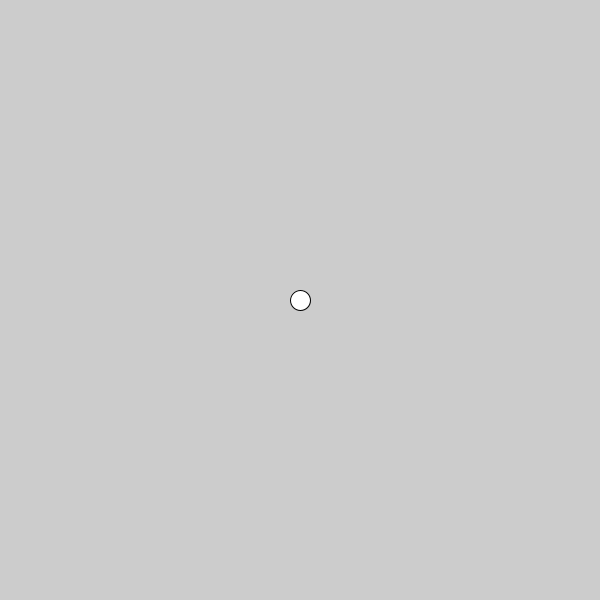
Frame 1 (no input)
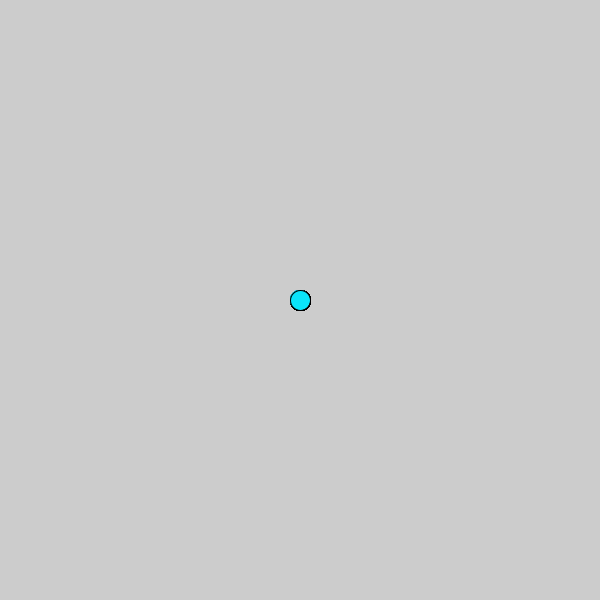
Frame 60 (the mouse pressed at the canvas centre just before this capture)
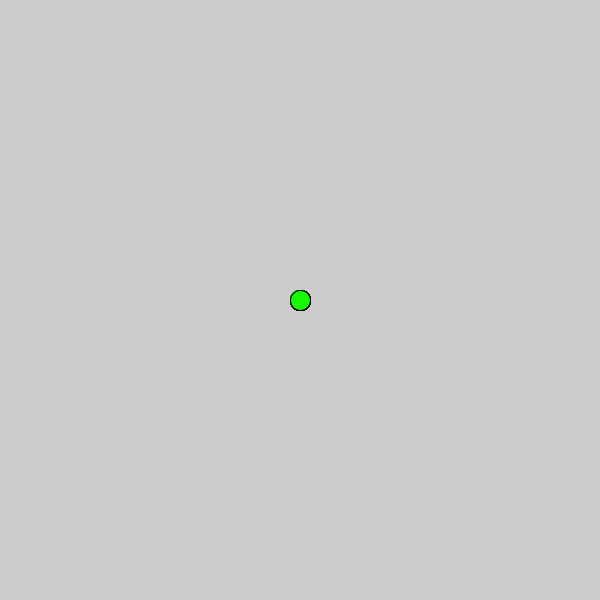
Frame 120 (the mouse held since frame 60 and released just before this capture)

The Processing sketch that drew these frames (run headless with seeded random() and noise(); from frame 60 on, the mouse is pressed at the canvas centre):

// Processing sketch: c_LogicalDot
// ── c_LogicalDot.pde

void setup() {
  
// 1. Set the size of the sketch. Make it 600 pixels square. 
  size(600, 600);

}

void draw() {
  
// 2. Draw an ellipse
// Run the program to make sure it works before moving on.
ellipse(300, 300, 20, 20);

// 3. Change the color of the ellipse when the mouse is pressed.
//    Use the following code, but put your colors where indicated
//    Remember to use the   fill()  command to set colors.

if (mousePressed) {
 
   //  put one color here 
  fill(#18FA05);
} else {
  
   // put a different color here
  fill(#0AE4FA);
}  
  
  
  
}
